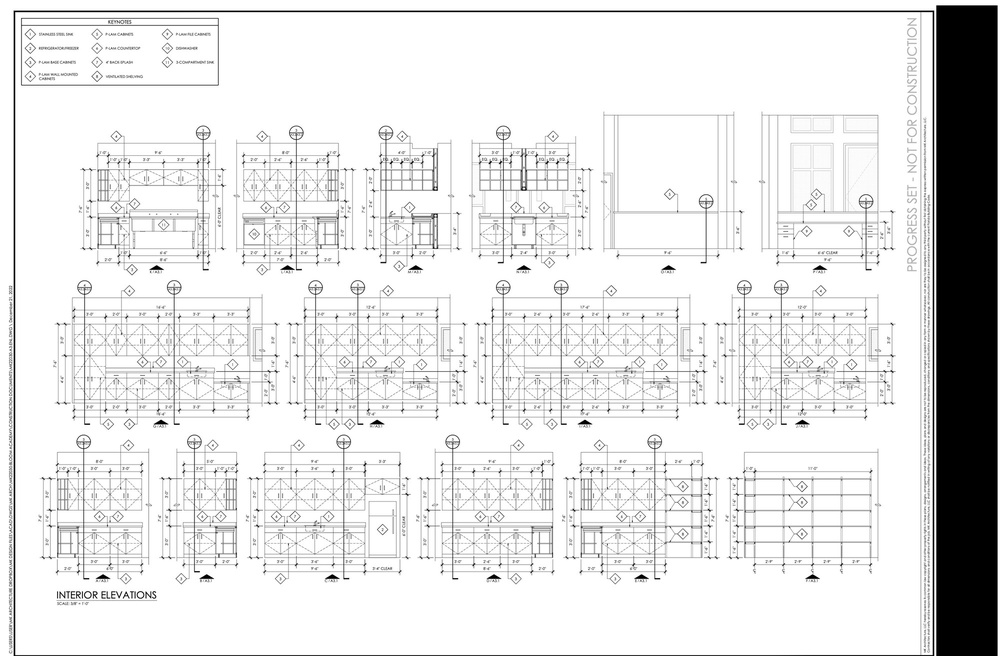
#> input picture data/floor_plan.jpg, 1000 x 656 px, shrunk from 2000 x 1313 before the run
$ python template_match_scale.py --template ../data/floor_plan.jpg --image ../data/floor_plan.jpg
#> lines starting #> are read from the running program, lines starting #| are printed output that depends on the picture
#> in main, template is the input picture: shape (656, 1000, 3); min 0, max 255, mean 227.3
import numpy as np
import argparse
import imutils
import cv2


VAL_THRESHOLD = 5e7


def find_best_matching_scale(image, template):
    """
    Function that tries different scales of original
    image to find best match candidates with provided template

    :param image (np.array): Input image
    :param template (np.array): Input template
    :return: bbox (tuple), best_scaled_image (np.array)
    """

    (tH, tW) = template.shape[:2]
#> tH = 656; tW = 1000
    template = cv2.cvtColor(template, cv2.COLOR_BGR2GRAY)
#> template: shape (656, 1000)
    gray = cv2.cvtColor(image, cv2.COLOR_BGR2GRAY)
    found = None
    best_scaled_image = None
    # loop over the scales of the image
    # here we upscale image from x2 to x10 in 20 steps.
    for scale in np.linspace(2, 10, 20):
        # resize the image according to the scale, and keep track
        # of the ratio of the resizing
        resized = imutils.resize(gray, width=int(gray.shape[1] * scale))
        print(resized.shape)
        r = gray.shape[1] / float(resized.shape[1])

        # apply template matching to find the template in the image
        print(f"scale: {scale}")
        print(f"shape template: {template.shape}")
        print(f"shape resized: {resized.shape}")
        result = cv2.matchTemplate(resized, template, cv2.TM_CCOEFF)
        (_, maxVal, _, maxLoc) = cv2.minMaxLoc(result)
        print(f"Matchtemplate maxVal: {maxVal}")
        print("===============")
        if maxVal < VAL_THRESHOLD:
            continue

        # check to see if the iteration should be visualized
        if args.get("visualize", False):
            # draw a bounding box around the detected region
            clone = np.dstack([resized, resized, resized])
            cv2.rectangle(
                clone,
                (maxLoc[0], maxLoc[1]),
                (maxLoc[0] + tW, maxLoc[1] + tH),
                (0, 0, 255),
                2,
            )
            cv2.imshow("Visualize", clone)
            cv2.waitKey(0)
        # if we have found a new maximum correlation value, then update
        # the bookkeeping variable
        if found is None or maxVal > found[0]:
            found = (maxVal, maxLoc, r)
            best_scaled_image = resized
#> this loop made 20 passes
#> found on passes 1 to 3: (2.33e+09, (942, 12), 0.5), (2.34e+09, (1339, 17), 0.413), (2.35e+09, (1732, 21), 0.352)
#> (maxVal, maxLoc) on passes 4 to 9: (2.35e+09, (2126, 26)), (2.34e+09, (2519, 31)), (2.33e+09, (2922, 36)), (2.33e+09, (3312, 40)), (2.33e+09, (3707, 45)), (2.32e+09, (4101, 50))
#| Matchtemplate maxVal: 2328455936.0
#| Matchtemplate maxVal: 2335917056.0
#| Matchtemplate maxVal: 2347006208.0
#| Matchtemplate maxVal: 2345410816.0
#| Matchtemplate maxVal: 2343415552.0
#| Matchtemplate maxVal: 2333874688.0
#| Matchtemplate maxVal: 2331859712.0
#| Matchtemplate maxVal: 2328849664.0
#> (further printed lines are left out)
#> pass 1, in find_best_matching_scale, `result = cv2.matchTemplate(resized, template, cv2.TM_CCOEFF)`:
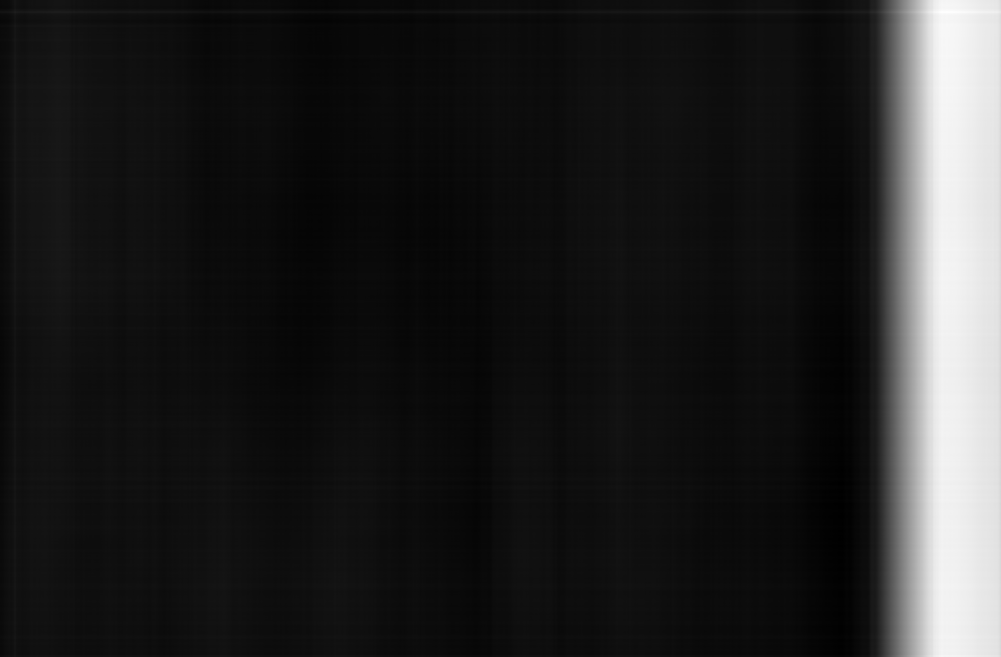
#> result: shape (657, 1001) float32; min -136728880, max 2.33e+09, mean 204016848; drawn with min black and max white
#> pass 2, in find_best_matching_scale, `resized = imutils.resize(gray, width=int(gray.shape[1] * scale))`:
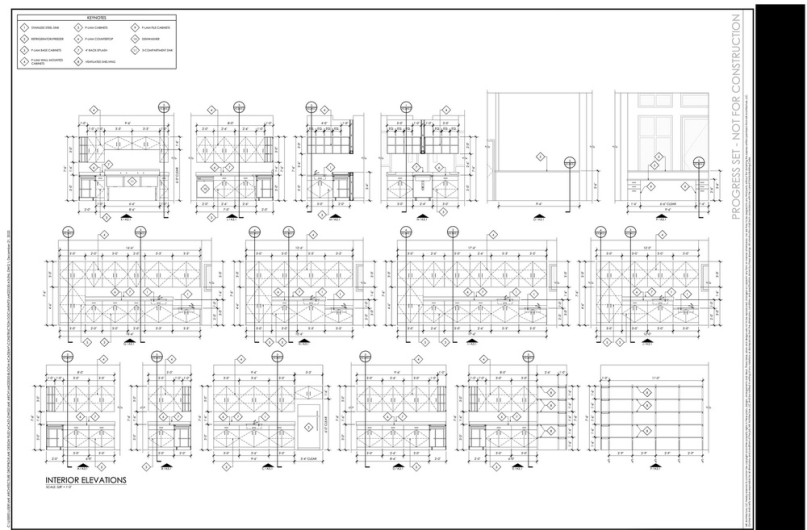
#> resized: shape (1588, 2421) (shown at 1/3 size); min 0, max 255, mean 227.3
#> pass 2, in find_best_matching_scale, `result = cv2.matchTemplate(resized, template, cv2.TM_CCOEFF)`:
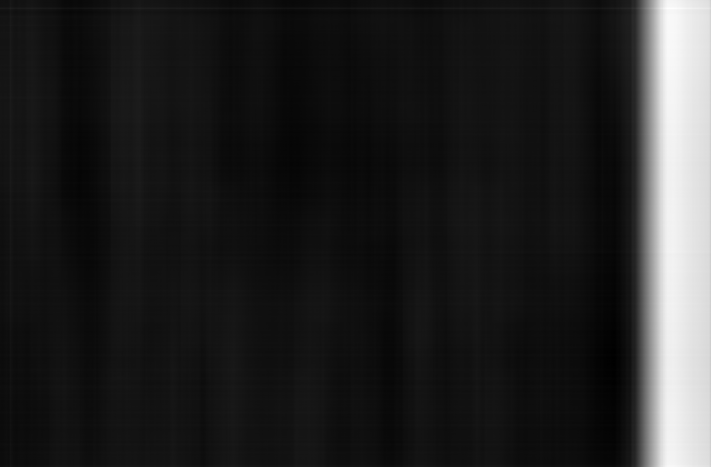
#> result: shape (933, 1422) float32 (shown at 1/2 size); min -171291360, max 2.34e+09, mean 179598560; drawn with min black and max white
#> after the loop:
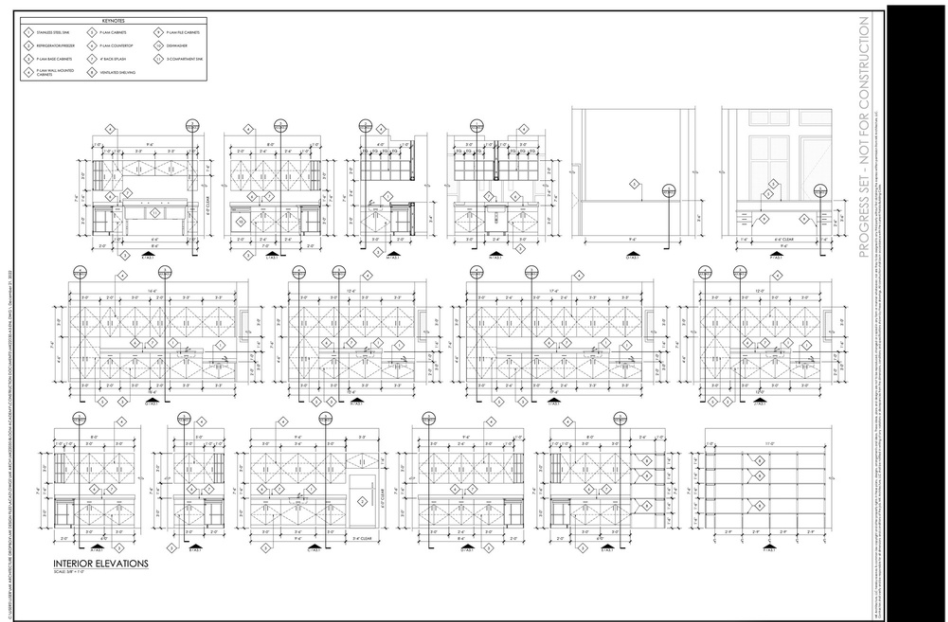
#> best_scaled_image: shape (1864, 2842) (shown at 1/3 size); min 0, max 255, mean 227.3
#> after the loop:
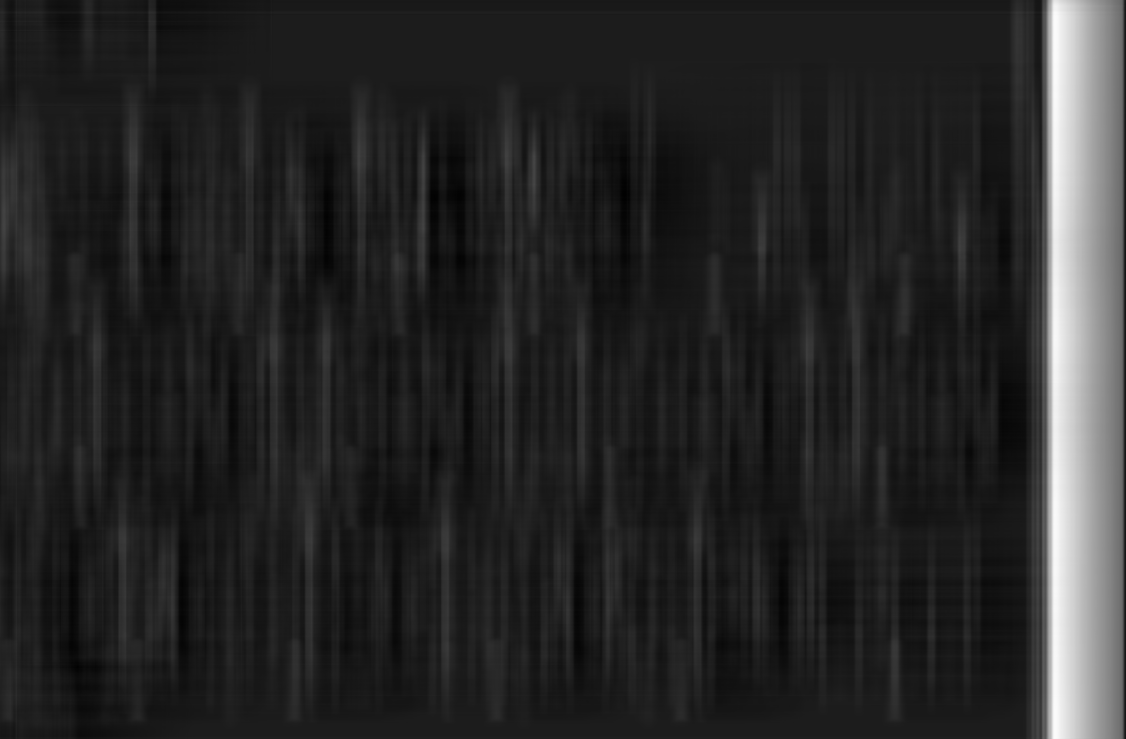
#> result: shape (5905, 9001) float32 (shown at 1/8 size); min -287529184, max 2.26e+09, mean 101205952; drawn with min black and max white
    # unpack the bookkeeping variable and compute the (x, y) coordinates
    # of the bounding box based on the resized ratio
    (_, maxLoc, r) = found
#> maxLoc = (1732, 21); r = 0.352
    (startX, startY) = (int(maxLoc[0] * r), int(maxLoc[1] * r))
#> startX = 609; startY = 7
    (endX, endY) = (int((maxLoc[0] + tW) * r), int((maxLoc[1] + tH) * r))
#> endX = 961; endY = 238
    bbox = ((startX, startY), (endX, endY))
#> bbox = ((609, 7), (961, 238))

    return bbox, best_scaled_image


def main(args):
    template = cv2.imread(args["template"])
    image = cv2.imread(args["image"])

    # bbox returned in case additional final visualization is needed
    bbox, best_scaled_image = find_best_matching_scale(image, template)
#> bbox = ((609, 7), (961, 238))

    out_path = "image_scaled.jpg"
    cv2.imwrite(out_path, best_scaled_image)
    print(f"Successfully created scaled image for next step. Filename: {out_path}")


if __name__ == "__main__":
    # construct the argument parser and parse the arguments
    parser = argparse.ArgumentParser()
    parser = argparse.ArgumentParser()
    parser.add_argument(
        "-t", "--template", required=True, help="Path to template image"
    )
    parser.add_argument(
        "-i",
        "--image",
        required=True,
        help="Path to image where template will be matched",
    )
    parser.add_argument(
        "-v",
        "--visualize",
        default=0,
        help="Optional flag if debug visualization is needed",
    )

    args = vars(parser.parse_args())
    main(args)
